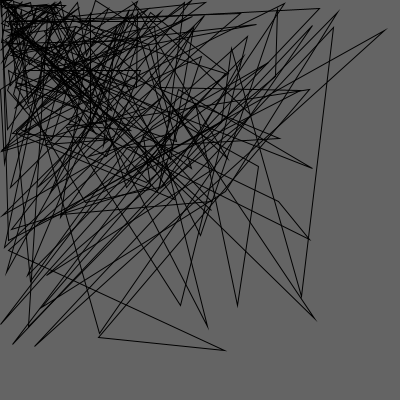
Frame 1 (no input)
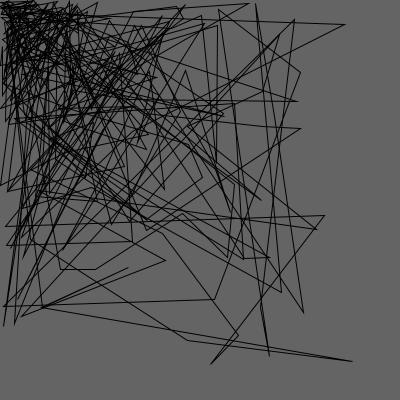
Frame 60 (the mouse pressed at the canvas centre just before this capture)
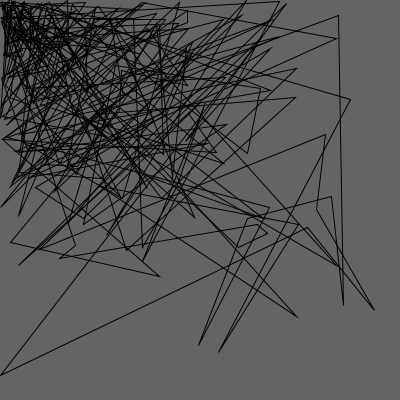
Frame 120 (the mouse held since frame 60 and released just before this capture)

The Processing sketch that drew these frames (run headless with seeded random() and noise(); from frame 60 on, the mouse is pressed at the canvas centre):

// Processing sketch: estudo_vertex01
// ── estudo_vertex01.pde
void setup(){
  size(400, 400);
}

void draw(){
  background(100);
    for (int i = 10,  j =2;i<=width && j< 100; i+=10, j++){
  //noStroke();  
  beginShape();
  frameRate(10);
  noFill();
  //fill(random(123), random(255), random(233));
  vertex(random(i), random(j));
  vertex(random(j), random(i));
  vertex(random(i), random(i));
  vertex(random(i), random(i));
  vertex(random(i), random(i));
  vertex(random(i), random(i));
  vertex(random(i), random(i));
 
  
  endShape(CLOSE);
    }
  
}
